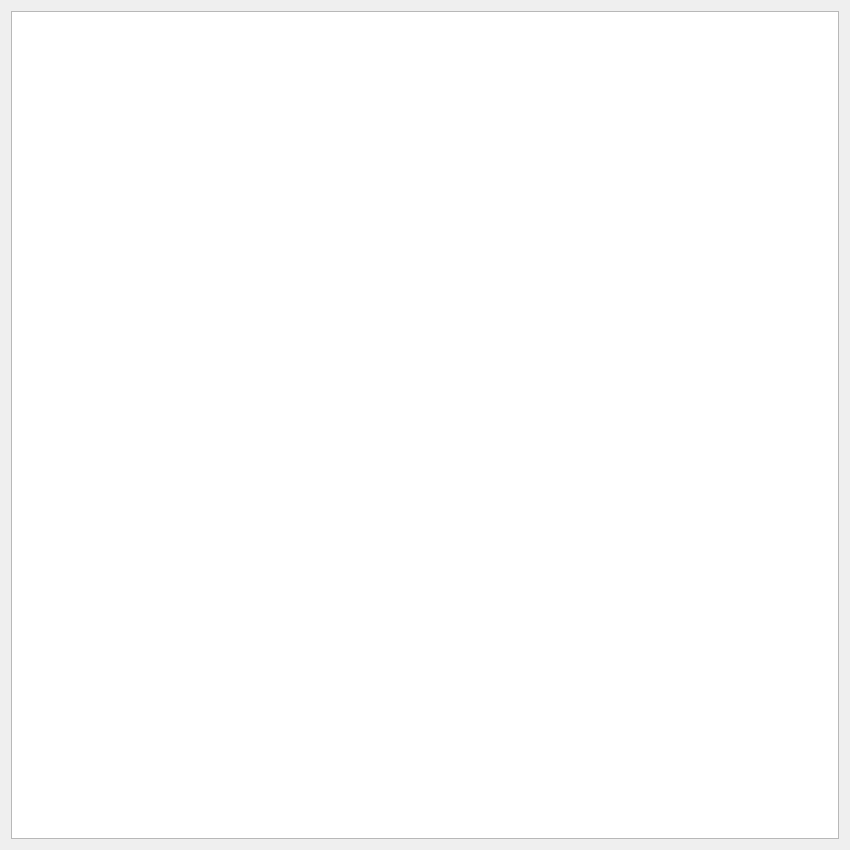
<?xml version="1.0" encoding="UTF-8"?>
<ui version="4.0">
 <class>ScoreInput</class>
 <widget class="QDialog" name="ScoreInput">
  <property name="geometry">
   <rect>
    <x>0</x>
    <y>0</y>
    <width>850</width>
    <height>850</height>
   </rect>
  </property>
  <property name="minimumSize">
   <size>
    <width>850</width>
    <height>850</height>
   </size>
  </property>
  <property name="maximumSize">
   <size>
    <width>1050</width>
    <height>1050</height>
   </size>
  </property>
  <property name="focusPolicy">
   <enum>Qt::NoFocus</enum>
  </property>
  <property name="windowTitle">
   <string>Enter score</string>
  </property>
  <layout class="QVBoxLayout" name="verticalLayout">
   <item>
    <widget class="QGraphicsView" name="graphicsView_dartboard">
     <property name="sizePolicy">
      <sizepolicy hsizetype="Preferred" vsizetype="Preferred">
       <horstretch>0</horstretch>
       <verstretch>0</verstretch>
      </sizepolicy>
     </property>
     <property name="minimumSize">
      <size>
       <width>800</width>
       <height>800</height>
      </size>
     </property>
    </widget>
   </item>
  </layout>
 </widget>
 <resources/>
 <connections/>
</ui>
